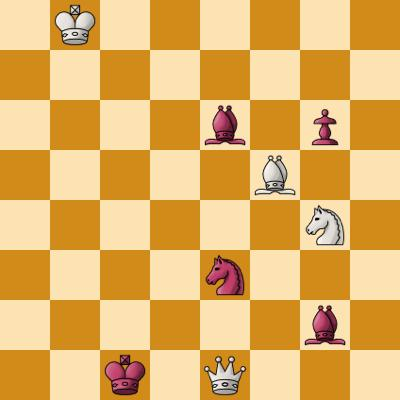
#> input picture board-data/testing/boards/1K6-8-4b1p1-5B2-6N1-4n3-6b1-2k1Q3.jpeg, 400 x 400 px
$ python -i divide.py   (imports and definitions only)
#> lines starting #> are read from the running program, lines starting #| are printed output that depends on the picture; after the words box and inside, x2 and y2 are one past the last pixel; in counts of white or black regions, pixels touching at a corner belong together
#> further down, picture is the input picture: shape (400, 400, 3); mean B, G, R 102.5, 178.5, 225.8
import cv2
import numpy as np

def divideBoard(im):
    # Resize image to uniform size
    img = cv2.resize(im, (640, 640))

    # Convert to grayscale
    gray = cv2.cvtColor(img, cv2.COLOR_BGR2GRAY)
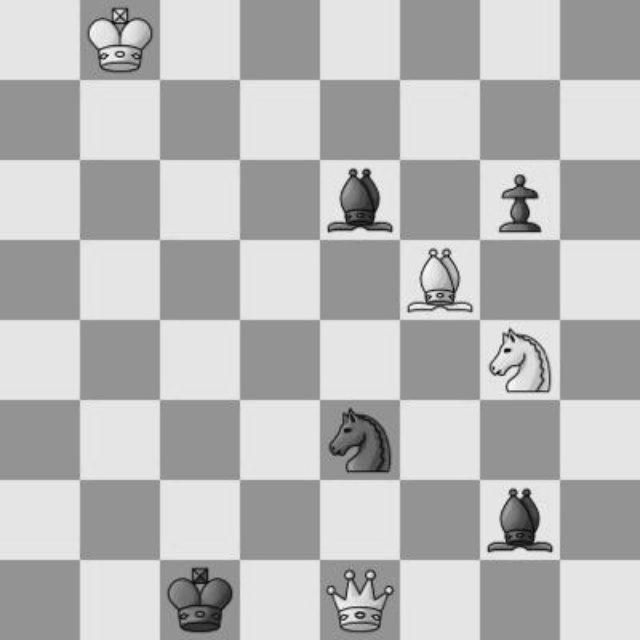
#> gray: shape (640, 640); min 8, max 251, mean 184

    # Binary image threshold
    _, thresh = cv2.threshold(gray, 180, 255, cv2.THRESH_BINARY)
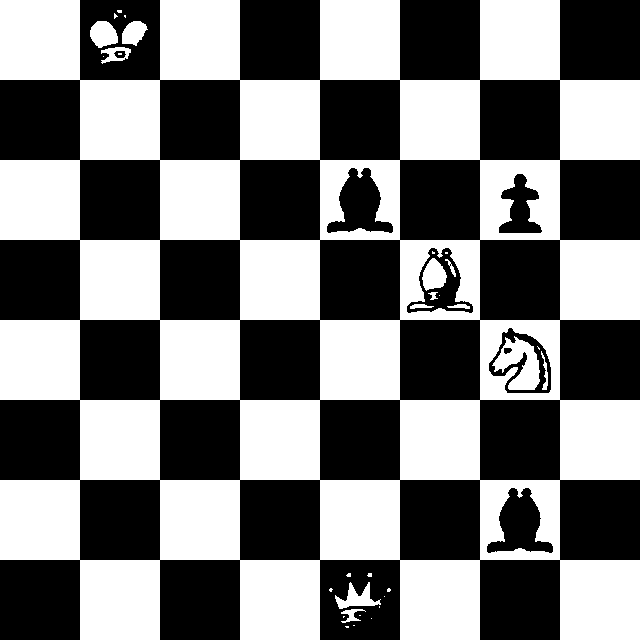
#> thresh: shape (640, 640); 48.4% white; 33 white regions (20 under 20 px), largest, box (x1, y1, x2, y2) and area: (0, 0, 640, 640) 193764, (492, 336, 540, 390) 1404, (90, 21, 118, 48) 563

    # Detect edges and dilate
    edges = cv2.Canny(thresh, 100, 200)
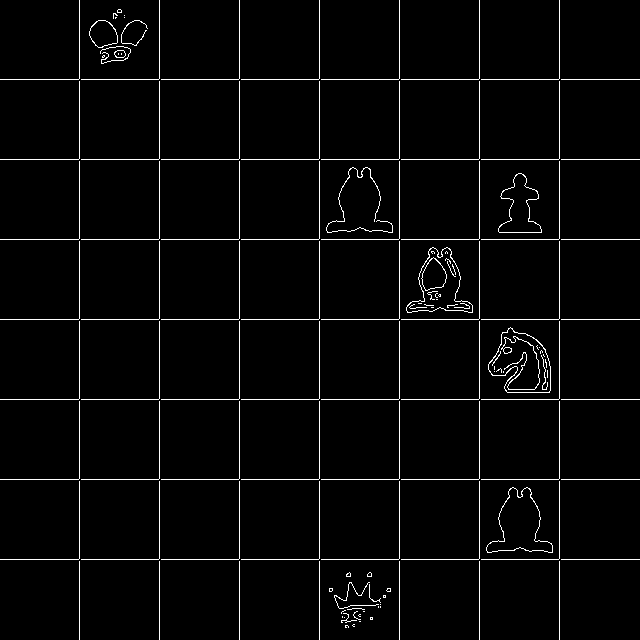
#> edges: shape (640, 640); 2.8% white in thin lines or dots
    kernel = np.ones((3, 3), np.uint8)
    dilation = cv2.dilate(edges, kernel, iterations=1)
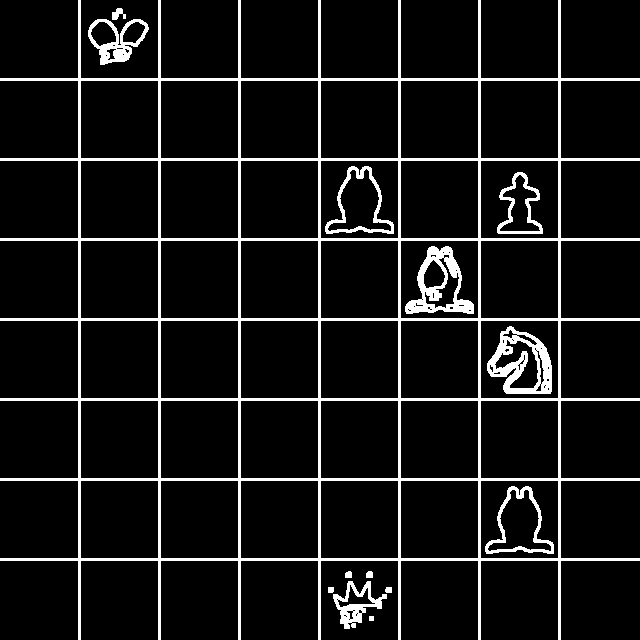
#> dilation: shape (640, 640); 8.6% white; 14 white regions, largest, box (x1, y1, x2, y2) and area: (0, 0, 640, 640) 26439, (487, 326, 552, 394) 1998, (405, 246, 474, 314) 1792

    # Hough Lines P
    lines = cv2.HoughLinesP(dilation, 1, np.pi / 180, 100, None, 100, 10)
#> lines = 42 rows, first 6: [0, 399, 639, 399], [0, 478, 639, 478], [0, 238, 639, 238], [0, 318, 639, 318], [0, 239, 639, 239], [0, 558, 639, 558]

    # Get the list of x and y coordinates for each line
    x_coords = [x1 for line in lines for x1, y1, x2, y2 in [line[0]]]
#> x_coords = 42 values, max 560 at index 41, min 0 at index 0, mean 159.5
    for line in lines:
        for x1, y1, x2, y2 in [line[0]]:
            x_coords.append(x2)
#> this loop made 42 passes
#> line on passes 1 to 12: [[0, 399, 639, 399]], [[0, 478, 639, 478]], [[0, 238, 639, 238]], [[0, 318, 639, 318]], [[0, 239, 639, 239]], [[0, 558, 639, 558]], [[79, 639, 79, 0]], [[0, 160, 639, 160]], [[0, 320, 639, 320]], [[0, 158, 639, 158]], [[0, 400, 639, 400]], [[0, 80, 639, 80]]
#> after the loop, x_coords = 84 values, max 639 at index 42, min 0 at index 0, mean 319.2
    y_coords = [y1 for line in lines for x1, y1, x2, y2 in [line[0]]]
#> y_coords = 42 values, max 639 at index 6, min 78 at index 38, mean 479
    for line in lines:
        for x1, y1, x2, y2 in [line[0]]:
            y_coords.append(y2)
#> after the loop, y_coords = 84 values, max 639 at index 6, min 0 at index 48, mean 319.2

    # Sort the x and y coordinates
    x_coords = sorted(list(set(x_coords)))
#> x_coords = [0, 78, 79, 80, 158, 159, 160, 238, 239, 240, 318, 319, 320, 398, 399, 400, 478, 479, 480, 558, 559, 560, 639]
    y_coords = sorted(list(set(y_coords)))
#> y_coords has the same summary as x_coords

    # Create an array to store the sub-images
    sub_images = []

    # Divide the image into sub-images based on the lines
    for i in range(len(x_coords) - 1):
        for j in range(len(y_coords) - 1):
            x1, x2 = x_coords[i], x_coords[i+1]
            y1, y2 = y_coords[j], y_coords[j+1]
            sub_image = img[x1:x2, y1:y2]
            if x2 - x1 > 5 and y2 - y1 > 5:
                sub_images.append(sub_image)
#> this loop made 22 passes
#> after the loop, sub_images = 64 items

    # Return array of sub_images
    return sub_images

>>> import cv2
>>> picture = cv2.imread('board-data/testing/boards/1K6-8-4b1p1-5B2-6N1-4n3-6b1-2k1Q3.jpeg')
>>> result = divideBoard(picture)
#> result = 64 items
